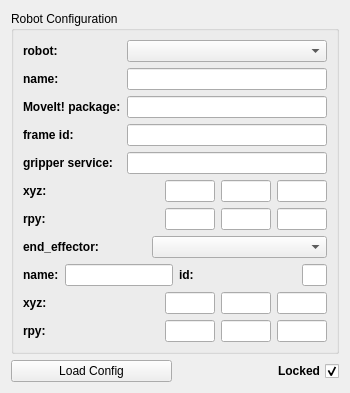
     <widget class="QWidget" name="robot_tab">
      <attribute name="title">
       <string>Robot Config</string>
      </attribute>
      <layout class="QGridLayout" name="gridLayout">
       <item row="1" column="1">
        <widget class="QCheckBox" name="robot_lock">
         <property name="enabled">
          <bool>true</bool>
         </property>
         <property name="font">
          <font>
           <weight>75</weight>
           <bold>true</bold>
          </font>
         </property>
         <property name="layoutDirection">
          <enum>Qt::RightToLeft</enum>
         </property>
         <property name="text">
          <string>Locked</string>
         </property>
         <property name="checked">
          <bool>true</bool>
         </property>
        </widget>
       </item>
       <item row="1" column="0">
        <widget class="QPushButton" name="load_config_button">
         <property name="enabled">
          <bool>true</bool>
         </property>
         <property name="text">
          <string>Load Config</string>
         </property>
         <property name="checkable">
          <bool>false</bool>
         </property>
        </widget>
       </item>
       <item row="0" column="0" colspan="2">
        <widget class="QGroupBox" name="groupBox">
         <property name="title">
          <string>Robot Configuration</string>
         </property>
         <layout class="QGridLayout" name="gridLayout_4">
          <item row="0" column="0">
           <widget class="QLabel" name="robot_label">
            <property name="font">
             <font>
              <weight>75</weight>
              <bold>true</bold>
             </font>
            </property>
            <property name="text">
             <string>robot:</string>
            </property>
           </widget>
          </item>
          <item row="0" column="1">
           <widget class="QComboBox" name="robot_select">
            <property name="sizePolicy">
             <sizepolicy hsizetype="Fixed" vsizetype="Fixed">
              <horstretch>0</horstretch>
              <verstretch>0</verstretch>
             </sizepolicy>
            </property>
            <property name="minimumSize">
             <size>
              <width>200</width>
              <height>0</height>
             </size>
            </property>
           </widget>
          </item>
          <item row="1" column="0">
           <widget class="QLabel" name="robot_name_label">
            <property name="font">
             <font>
              <weight>75</weight>
              <bold>true</bold>
             </font>
            </property>
            <property name="text">
             <string>name:</string>
            </property>
           </widget>
          </item>
          <item row="1" column="1">
           <widget class="QLineEdit" name="robot_name">
            <property name="enabled">
             <bool>true</bool>
            </property>
            <property name="maximumSize">
             <size>
              <width>200</width>
              <height>16777215</height>
             </size>
            </property>
            <property name="readOnly">
             <bool>false</bool>
            </property>
           </widget>
          </item>
          <item row="2" column="0">
           <widget class="QLabel" name="package_label">
            <property name="font">
             <font>
              <weight>75</weight>
              <bold>true</bold>
             </font>
            </property>
            <property name="text">
             <string>MoveIt! package:</string>
            </property>
           </widget>
          </item>
          <item row="2" column="1">
           <widget class="QLineEdit" name="moveit_package">
            <property name="enabled">
             <bool>true</bool>
            </property>
            <property name="sizePolicy">
             <sizepolicy hsizetype="Fixed" vsizetype="Fixed">
              <horstretch>0</horstretch>
              <verstretch>0</verstretch>
             </sizepolicy>
            </property>
            <property name="maximumSize">
             <size>
              <width>200</width>
              <height>16777215</height>
             </size>
            </property>
            <property name="readOnly">
             <bool>false</bool>
            </property>
           </widget>
          </item>
          <item row="3" column="0">
           <widget class="QLabel" name="frame_id_label">
            <property name="font">
             <font>
              <weight>75</weight>
              <bold>true</bold>
             </font>
            </property>
            <property name="text">
             <string>frame id:</string>
            </property>
           </widget>
          </item>
          <item row="3" column="1">
           <widget class="QLineEdit" name="frame_id">
            <property name="enabled">
             <bool>true</bool>
            </property>
            <property name="sizePolicy">
             <sizepolicy hsizetype="Fixed" vsizetype="Fixed">
              <horstretch>100</horstretch>
              <verstretch>0</verstretch>
             </sizepolicy>
            </property>
            <property name="maximumSize">
             <size>
              <width>200</width>
              <height>16777215</height>
             </size>
            </property>
            <property name="readOnly">
             <bool>false</bool>
            </property>
           </widget>
          </item>
          <item row="4" column="0">
           <widget class="QLabel" name="frame_id_label_2">
            <property name="font">
             <font>
              <weight>75</weight>
              <bold>true</bold>
             </font>
            </property>
            <property name="text">
             <string>gripper service:</string>
            </property>
           </widget>
          </item>
          <item row="4" column="1">
           <widget class="QLineEdit" name="gripper_service">
            <property name="enabled">
             <bool>true</bool>
            </property>
            <property name="sizePolicy">
             <sizepolicy hsizetype="Fixed" vsizetype="Fixed">
              <horstretch>100</horstretch>
              <verstretch>0</verstretch>
             </sizepolicy>
            </property>
            <property name="maximumSize">
             <size>
              <width>200</width>
              <height>16777215</height>
             </size>
            </property>
            <property name="readOnly">
             <bool>false</bool>
            </property>
           </widget>
          </item>
          <item row="5" column="0" colspan="2">
           <layout class="QVBoxLayout" name="verticalLayout_4">
            <item>
             <layout class="QHBoxLayout" name="horizontalLayout_7">
              <item>
               <widget class="QLabel" name="robot_xyz_label">
                <property name="font">
                 <font>
                  <weight>75</weight>
                  <bold>true</bold>
                 </font>
                </property>
                <property name="text">
                 <string>xyz:</string>
                </property>
               </widget>
              </item>
              <item>
               <widget class="QLineEdit" name="robot_tx">
                <property name="enabled">
                 <bool>true</bool>
                </property>
                <property name="sizePolicy">
                 <sizepolicy hsizetype="Fixed" vsizetype="Fixed">
                  <horstretch>50</horstretch>
                  <verstretch>0</verstretch>
                 </sizepolicy>
                </property>
                <property name="maximumSize">
                 <size>
                  <width>50</width>
                  <height>16777215</height>
                 </size>
                </property>
                <property name="readOnly">
                 <bool>false</bool>
                </property>
               </widget>
              </item>
              <item>
               <widget class="QLineEdit" name="robot_ty">
                <property name="enabled">
                 <bool>true</bool>
                </property>
                <property name="sizePolicy">
                 <sizepolicy hsizetype="Fixed" vsizetype="Fixed">
                  <horstretch>50</horstretch>
                  <verstretch>0</verstretch>
                 </sizepolicy>
                </property>
                <property name="maximumSize">
                 <size>
                  <width>50</width>
                  <height>16777215</height>
                 </size>
                </property>
                <property name="readOnly">
                 <bool>false</bool>
                </property>
               </widget>
              </item>
              <item>
               <widget class="QLineEdit" name="robot_tz">
                <property name="enabled">
                 <bool>true</bool>
                </property>
                <property name="sizePolicy">
                 <sizepolicy hsizetype="Fixed" vsizetype="Fixed">
                  <horstretch>50</horstretch>
                  <verstretch>0</verstretch>
                 </sizepolicy>
                </property>
                <property name="maximumSize">
                 <size>
                  <width>50</width>
                  <height>16777215</height>
                 </size>
                </property>
                <property name="readOnly">
                 <bool>false</bool>
                </property>
               </widget>
              </item>
             </layout>
            </item>
            <item>
             <layout class="QHBoxLayout" name="horizontalLayout_9">
              <item>
               <widget class="QLabel" name="robot_rpylabel">
                <property name="font">
                 <font>
                  <weight>75</weight>
                  <italic>false</italic>
                  <bold>true</bold>
                 </font>
                </property>
                <property name="text">
                 <string>rpy:</string>
                </property>
               </widget>
              </item>
              <item>
               <widget class="QLineEdit" name="robot_rr">
                <property name="enabled">
                 <bool>true</bool>
                </property>
                <property name="sizePolicy">
                 <sizepolicy hsizetype="Fixed" vsizetype="Fixed">
                  <horstretch>50</horstretch>
                  <verstretch>0</verstretch>
                 </sizepolicy>
                </property>
                <property name="maximumSize">
                 <size>
                  <width>50</width>
                  <height>16777215</height>
                 </size>
                </property>
                <property name="readOnly">
                 <bool>false</bool>
                </property>
               </widget>
              </item>
              <item>
               <widget class="QLineEdit" name="robot_rp">
                <property name="enabled">
                 <bool>true</bool>
                </property>
                <property name="sizePolicy">
                 <sizepolicy hsizetype="Fixed" vsizetype="Fixed">
                  <horstretch>50</horstretch>
                  <verstretch>0</verstretch>
                 </sizepolicy>
                </property>
                <property name="maximumSize">
                 <size>
                  <width>50</width>
                  <height>16777215</height>
                 </size>
                </property>
                <property name="readOnly">
                 <bool>false</bool>
                </property>
               </widget>
              </item>
              <item>
               <widget class="QLineEdit" name="robot_ry">
                <property name="enabled">
                 <bool>true</bool>
                </property>
                <property name="sizePolicy">
                 <sizepolicy hsizetype="Fixed" vsizetype="Fixed">
                  <horstretch>50</horstretch>
                  <verstretch>0</verstretch>
                 </sizepolicy>
                </property>
                <property name="maximumSize">
                 <size>
                  <width>50</width>
                  <height>16777215</height>
                 </size>
                </property>
                <property name="readOnly">
                 <bool>false</bool>
                </property>
               </widget>
              </item>
             </layout>
            </item>
           </layout>
          </item>
          <item row="6" column="0" colspan="2">
           <layout class="QHBoxLayout" name="horizontalLayout">
            <item>
             <widget class="QLabel" name="end_effector_label">
              <property name="font">
               <font>
                <weight>75</weight>
                <bold>true</bold>
               </font>
              </property>
              <property name="text">
               <string>end_effector:</string>
              </property>
             </widget>
            </item>
            <item>
             <widget class="QComboBox" name="end_effector_select">
              <property name="sizePolicy">
               <sizepolicy hsizetype="Fixed" vsizetype="Fixed">
                <horstretch>0</horstretch>
                <verstretch>0</verstretch>
               </sizepolicy>
              </property>
              <property name="minimumSize">
               <size>
                <width>175</width>
                <height>0</height>
               </size>
              </property>
             </widget>
            </item>
           </layout>
          </item>
          <item row="7" column="0" colspan="2">
           <layout class="QHBoxLayout" name="horizontalLayout_6">
            <item>
             <layout class="QHBoxLayout" name="horizontalLayout_3">
              <item>
               <widget class="QLabel" name="ee_name_label">
                <property name="font">
                 <font>
                  <weight>75</weight>
                  <bold>true</bold>
                 </font>
                </property>
                <property name="text">
                 <string>name:</string>
                </property>
               </widget>
              </item>
              <item>
               <widget class="QLineEdit" name="ee_name">
                <property name="enabled">
                 <bool>true</bool>
                </property>
                <property name="maximumSize">
                 <size>
                  <width>200</width>
                  <height>16777215</height>
                 </size>
                </property>
                <property name="readOnly">
                 <bool>false</bool>
                </property>
               </widget>
              </item>
             </layout>
            </item>
            <item>
             <layout class="QHBoxLayout" name="horizontalLayout_4">
              <item>
               <widget class="QLabel" name="ee_id_label">
                <property name="font">
                 <font>
                  <weight>75</weight>
                  <bold>true</bold>
                 </font>
                </property>
                <property name="text">
                 <string>id:</string>
                </property>
               </widget>
              </item>
              <item>
               <widget class="QLineEdit" name="ee_id">
                <property name="enabled">
                 <bool>true</bool>
                </property>
                <property name="maximumSize">
                 <size>
                  <width>25</width>
                  <height>16777215</height>
                 </size>
                </property>
                <property name="readOnly">
                 <bool>false</bool>
                </property>
               </widget>
              </item>
             </layout>
            </item>
           </layout>
          </item>
          <item row="8" column="0" colspan="2">
           <layout class="QVBoxLayout" name="verticalLayout_5">
            <item>
             <layout class="QHBoxLayout" name="horizontalLayout_10">
              <item>
               <widget class="QLabel" name="ee_xyz_label">
                <property name="font">
                 <font>
                  <weight>75</weight>
                  <bold>true</bold>
                 </font>
                </property>
                <property name="text">
                 <string>xyz:</string>
                </property>
               </widget>
              </item>
              <item>
               <widget class="QLineEdit" name="ee_tx">
                <property name="enabled">
                 <bool>true</bool>
                </property>
                <property name="sizePolicy">
                 <sizepolicy hsizetype="Fixed" vsizetype="Fixed">
                  <horstretch>50</horstretch>
                  <verstretch>0</verstretch>
                 </sizepolicy>
                </property>
                <property name="maximumSize">
                 <size>
                  <width>50</width>
                  <height>16777215</height>
                 </size>
                </property>
                <property name="readOnly">
                 <bool>false</bool>
                </property>
               </widget>
              </item>
              <item>
               <widget class="QLineEdit" name="ee_ty">
                <property name="enabled">
                 <bool>true</bool>
                </property>
                <property name="sizePolicy">
                 <sizepolicy hsizetype="Fixed" vsizetype="Fixed">
                  <horstretch>50</horstretch>
                  <verstretch>0</verstretch>
                 </sizepolicy>
                </property>
                <property name="maximumSize">
                 <size>
                  <width>50</width>
                  <height>16777215</height>
                 </size>
                </property>
                <property name="readOnly">
                 <bool>false</bool>
                </property>
               </widget>
              </item>
              <item>
               <widget class="QLineEdit" name="ee_tz">
                <property name="enabled">
                 <bool>true</bool>
                </property>
                <property name="sizePolicy">
                 <sizepolicy hsizetype="Fixed" vsizetype="Fixed">
                  <horstretch>50</horstretch>
                  <verstretch>0</verstretch>
                 </sizepolicy>
                </property>
                <property name="maximumSize">
                 <size>
                  <width>50</width>
                  <height>16777215</height>
                 </size>
                </property>
                <property name="readOnly">
                 <bool>false</bool>
                </property>
               </widget>
              </item>
             </layout>
            </item>
            <item>
             <layout class="QHBoxLayout" name="horizontalLayout_11">
              <item>
               <widget class="QLabel" name="ee_rpy_label">
                <property name="font">
                 <font>
                  <weight>75</weight>
                  <italic>false</italic>
                  <bold>true</bold>
                 </font>
                </property>
                <property name="text">
                 <string>rpy:</string>
                </property>
               </widget>
              </item>
              <item>
               <widget class="QLineEdit" name="ee_rr">
                <property name="enabled">
                 <bool>true</bool>
                </property>
                <property name="sizePolicy">
                 <sizepolicy hsizetype="Fixed" vsizetype="Fixed">
                  <horstretch>50</horstretch>
                  <verstretch>0</verstretch>
                 </sizepolicy>
                </property>
                <property name="maximumSize">
                 <size>
                  <width>50</width>
                  <height>16777215</height>
                 </size>
                </property>
                <property name="readOnly">
                 <bool>false</bool>
                </property>
               </widget>
              </item>
              <item>
               <widget class="QLineEdit" name="ee_rp">
                <property name="enabled">
                 <bool>true</bool>
                </property>
                <property name="sizePolicy">
                 <sizepolicy hsizetype="Fixed" vsizetype="Fixed">
                  <horstretch>50</horstretch>
                  <verstretch>0</verstretch>
                 </sizepolicy>
                </property>
                <property name="maximumSize">
                 <size>
                  <width>50</width>
                  <height>16777215</height>
                 </size>
                </property>
                <property name="readOnly">
                 <bool>false</bool>
                </property>
               </widget>
              </item>
              <item>
               <widget class="QLineEdit" name="ee_ry">
                <property name="enabled">
                 <bool>true</bool>
                </property>
                <property name="sizePolicy">
                 <sizepolicy hsizetype="Fixed" vsizetype="Fixed">
                  <horstretch>50</horstretch>
                  <verstretch>0</verstretch>
                 </sizepolicy>
                </property>
                <property name="maximumSize">
                 <size>
                  <width>50</width>
                  <height>16777215</height>
                 </size>
                </property>
                <property name="readOnly">
                 <bool>false</bool>
                </property>
               </widget>
              </item>
             </layout>
            </item>
           </layout>
          </item>
         </layout>
        </widget>
       </item>
      </layout>
     </widget>
